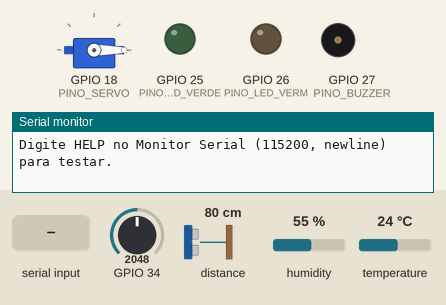
The sketch below on a simulated ESP32. On the bench: servo, output pins drawn as LEDs (lit = HIGH), buzzer (waves = sounding, pin HIGH), the last lines printed to the serial monitor. Dashed ring = blinking. Inputs (shaded band) come from the test bench; at power-on: distance to the obstacle 80 cm, GPIO 34 = 2048, humidity 55 %, temperature 24 °C (analog values on the 0–4095 scale). WiFi joins after 1.5 s; servers stay silent unless stated.

Above: at 1.5 s.
1.6 s: "START\n" received over Serial
At 4.1 s:
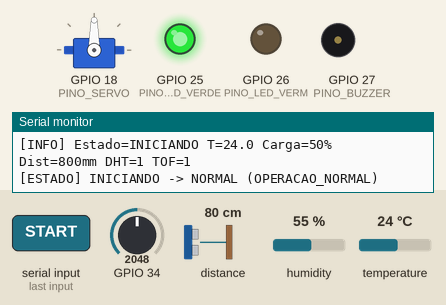
5.1 s: distance to the obstacle set to 14 cm
10.5 s: distance to the obstacle set to 11 cm
At 11.25 s:
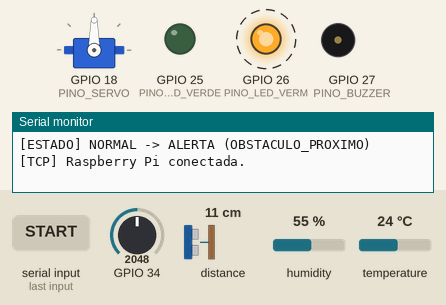
14.0 s: GPIO 34 set to 3828
17.5 s: GPIO 34 set to 3905
At 18.5 s:
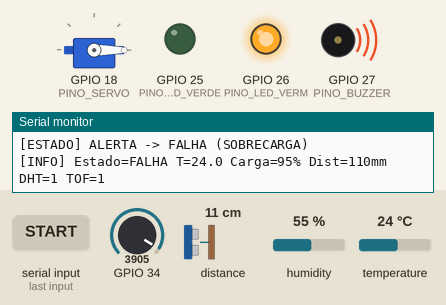
Timing chart, 0 to 20.5 s (numbered marks = the images above; inputs shaded):
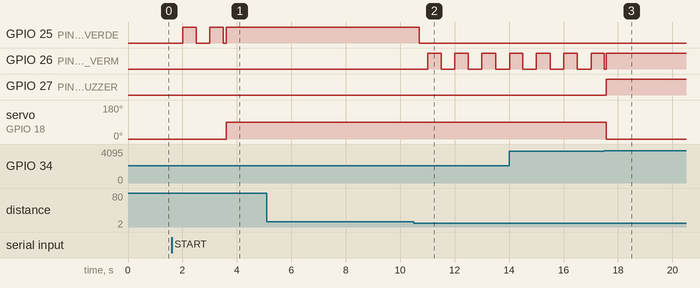

The sketch:

esp32_maquina_industrial.ino
```cpp
/*
 * SEL0630 - Maquina industrial simulada / ESP32 + Raspberry Pi Wi-Fi.
 * Compilar no Arduino IDE como "ESP32 Dev Module".
 * Veja README.md antes de energizar o servomotor.
 */
#include <Arduino.h>
#include "Config.h"
#include "Sensores.h"
#include "Atuadores.h"
#include "MaquinaEstados.h"
#include "Comunicacao.h"

Sensores sensores;
Atuadores atuadores;
MaquinaEstados maquina;
Comunicacao comunicacao;
String entradaSerial;
uint32_t ultimoLogMs = 0;

void comandoSerial(String linha, uint32_t agoraMs) {
  linha.trim();
  linha.toUpperCase();
  Leituras l = sensores.obter(agoraMs);
  ComandoMaquina cmd;
  bool ehComando = true;
  if      (linha == "START") cmd = ComandoMaquina::START;
  else if (linha == "STOP")  cmd = ComandoMaquina::STOP;
  else if (linha == "RESET") cmd = ComandoMaquina::RESET;
  else ehComando = false;

  if (ehComando) {
    ResultadoComando r = maquina.comando(cmd, l, agoraMs);
    Serial.printf("[SERIAL] %s: %s\n", linha.c_str(), nomeResultado(r));
    return;
  }
  if (linha.startsWith("SIM TEMP ")) {
    sensores.simularTemperatura(linha.substring(9).toFloat());
  } else if (linha.startsWith("SIM LOAD ")) {
    sensores.simularCarga(linha.substring(9).toInt());
  } else if (linha.startsWith("SIM DIST ")) {
    sensores.simularDistancia(linha.substring(9).toInt());
  } else if (linha == "SIM OFF") {
    sensores.desligarSimulacao();
  } else if (linha == "STATUS") {
    Serial.printf("[STATUS] %s, motivo=%s, temp=%.1f, umidade=%.1f, carga=%d%%, dist=%dmm, DHT=%d, TOF=%d, SIM=%d\n",
                  nomeEstado(maquina.estado()), maquina.motivo(), l.temperaturaC,
                  l.umidadePct, l.cargaPct, l.distanciaMm, l.dhtValido,
                  l.distanciaValida, sensores.simulacaoAtiva());
  } else if (linha == "HELP") {
    Serial.println("Comandos: START | STOP | RESET | STATUS | SIM TEMP 40 | SIM LOAD 80 | SIM DIST 80 | SIM OFF");
  } else if (linha.length()) {
    Serial.println("Comando desconhecido. Use HELP.");
  }
}

void lerSerial(uint32_t agoraMs) {
  while (Serial.available()) {
    const char c = static_cast<char>(Serial.read());
    if (c == '\n') {
      comandoSerial(entradaSerial, agoraMs);
      entradaSerial = "";
    } else if (c != '\r') {
      if (entradaSerial.length() < 80) entradaSerial += c;
      else entradaSerial = "";
    }
  }
}

void setup() {
  Serial.begin(115200);
  delay(300);
  Serial.println("\n=== Monitoramento industrial: ESP32 + Raspberry Pi ===");
  entradaSerial.reserve(90);
  atuadores.iniciar();
  sensores.iniciar();
  comunicacao.iniciar();
  Serial.println("Digite HELP no Monitor Serial (115200, newline) para testar.");
}

void loop() {
  uint32_t agoraMs = millis();
  const EstadoMaquina anterior = maquina.estado();
  sensores.atualizar(agoraMs);
  lerSerial(agoraMs);
  const Leituras l = sensores.obter(millis());
  maquina.atualizar(l, millis());
  // Rede e interface nao decidem os limites: apenas enviam comandos.
  comunicacao.atualizar(maquina, l, millis());
  atuadores.atualizar(maquina.estado(), millis());
  comunicacao.notificarTransicao(anterior, maquina);

  if (millis() - ultimoLogMs >= 3000) {
    ultimoLogMs = millis();
    Serial.printf("[INFO] Estado=%s T=%.1f Carga=%d%% Dist=%dmm DHT=%d TOF=%d\n",
                  nomeEstado(maquina.estado()), l.temperaturaC, l.cargaPct,
                  l.distanciaMm, l.dhtValido, l.distanciaValida);
  }
  delay(5);  // Cedencia ao agendador, nao como mecanismo de temporizacao.
}
```

Atuadores.cpp
```cpp
#include "Atuadores.h"
#include "Config.h"

void Atuadores::iniciar() {
  pinMode(Config::PINO_LED_VERDE, OUTPUT);
  pinMode(Config::PINO_LED_VERM, OUTPUT);
  pinMode(Config::PINO_BUZZER, OUTPUT);
  digitalWrite(Config::PINO_LED_VERDE, LOW);
  digitalWrite(Config::PINO_LED_VERM, LOW);
  digitalWrite(Config::PINO_BUZZER, LOW);
  servo_.setPeriodHertz(50);
  servo_.attach(Config::PINO_SERVO, 500, 2400);
  servo_.write(Config::SERVO_PARADO_GRAUS);
}

void Atuadores::atualizar(EstadoMaquina estado, uint32_t agoraMs) {
  if (estado != estadoAnterior_) {
    servo_.write((estado == EstadoMaquina::NORMAL || estado == EstadoMaquina::ALERTA)
                   ? Config::SERVO_ATIVO_GRAUS : Config::SERVO_PARADO_GRAUS);
    estadoAnterior_ = estado;
  }
  const bool piscar = (agoraMs / 500U) % 2U == 0U;
  const bool verde = estado == EstadoMaquina::NORMAL ||
                     (estado == EstadoMaquina::INICIANDO && piscar);
  const bool vermelho = estado == EstadoMaquina::FALHA ||
                        (estado == EstadoMaquina::ALERTA && piscar);
  digitalWrite(Config::PINO_LED_VERDE, verde ? HIGH : LOW);
  digitalWrite(Config::PINO_LED_VERM, vermelho ? HIGH : LOW);
  digitalWrite(Config::PINO_BUZZER, estado == EstadoMaquina::FALHA ? HIGH : LOW);
}
```

Atuadores.h
```cpp
#pragma once
#include <Arduino.h>
#include <ESP32Servo.h>
#include "MaquinaEstados.h"

class Atuadores {
public:
  void iniciar();
  void atualizar(EstadoMaquina estado, uint32_t agoraMs);
private:
  Servo servo_;
  EstadoMaquina estadoAnterior_ = EstadoMaquina::DESLIGADA;
};
```

Comunicacao.cpp
```cpp
#include "Comunicacao.h"

void Comunicacao::iniciar() {
  buffer_.reserve(240);
  WiFi.mode(WIFI_STA);
  WiFi.setAutoReconnect(true);
  WiFi.begin(Config::WIFI_SSID, Config::WIFI_SENHA);
  tentativaWifi_ = millis();
  Serial.println("[WIFI] Iniciando conexao. Maquina opera localmente mesmo offline.");
}

void Comunicacao::enviar(const String& linha) {
  if (cliente_.connected()) cliente_.print(linha + "\n");
}

void Comunicacao::enviarStatus(const MaquinaEstados& maquina, const Leituras& l, const char* tipo) {
  String s;
  s.reserve(220);
  s += tipo;
  s += "|STATE="; s += nomeEstado(maquina.estado());
  s += "|TEMP_C="; s += l.dhtValido ? String(l.temperaturaC, 1) : String("NA");
  s += "|HUM_PCT="; s += l.dhtValido ? String(l.umidadePct, 1) : String("NA");
  s += "|LOAD_PCT="; s += String(l.cargaPct);
  s += "|DIST_MM="; s += l.distanciaValida ? String(l.distanciaMm) : String("NA");
  s += "|DHT_OK="; s += String(l.dhtValido ? 1 : 0);
  s += "|TOF_OK="; s += String(l.distanciaValida ? 1 : 0);
  s += "|REASON="; s += maquina.motivo();
  enviar(s);
}

void Comunicacao::processarLinha(const String& linha, MaquinaEstados& maquina,
                                const Leituras& l, uint32_t agoraMs) {
  ultimaResposta_ = agoraMs;
  if (linha == "CMD|STATUS") {
    enviarStatus(maquina, l, "STATUS");
  } else if (linha == "CMD|START" || linha == "CMD|STOP" || linha == "CMD|RESET") {
    const String nome = linha.substring(4);
    const ComandoMaquina comando = nome == "START" ? ComandoMaquina::START :
                                   nome == "STOP" ? ComandoMaquina::STOP : ComandoMaquina::RESET;
    const ResultadoComando resultado = maquina.comando(comando, l, agoraMs);
    enviar(String(resultado == ResultadoComando::OK ? "ACK|" : "NACK|") +
           nome + "|" + nomeResultado(resultado));
  } else if (linha == "HELLO|RPI") {
    Serial.println("[TCP] Mensagem inicial da Raspberry Pi recebida.");
  } else if (linha.startsWith("PONG|")) {
    // Heartbeat recebido. O numero de sequencia e informativo neste prototipo.
  } else {
    enviar("NACK|COMANDO|DESCONHECIDO");
  }
}

void Comunicacao::atualizar(MaquinaEstados& maquina, const Leituras& l, uint32_t agoraMs) {
  if (WiFi.status() != WL_CONNECTED) {
    if (wifiConectadoAnterior_) {
      Serial.println("[WIFI] Conexao perdida.");
      cliente_.stop();
      wifiConectadoAnterior_ = false;
    }
    if (agoraMs - tentativaWifi_ > 10000) {
      tentativaWifi_ = agoraMs;
      WiFi.reconnect();
    }
    return;
  }
  if (!wifiConectadoAnterior_) {
    wifiConectadoAnterior_ = true;
    tentativaTcp_ = agoraMs - 3000;
    Serial.printf("[WIFI] Conectado. IP: %s\n", WiFi.localIP().toString().c_str());
  }
  if (!cliente_.connected()) {
    cliente_.stop();
    buffer_ = "";
    if (agoraMs - tentativaTcp_ >= 3000) {
      tentativaTcp_ = agoraMs;
      IPAddress ip(Config::IP_RPI[0], Config::IP_RPI[1],
                   Config::IP_RPI[2], Config::IP_RPI[3]);
      // Timeout limitado: conexao com Linux nao deve atrasar controle indefinidamente.
      if (cliente_.connect(ip, Config::PORTA_TCP, 400)) {
        ultimaResposta_ = millis();
        ultimaTelemetria_ = millis() - Config::PERIODO_TELEMETRIA_MS;
        ultimoPing_ = millis();
        Serial.println("[TCP] Raspberry Pi conectada.");
      }
    }
    return;
  }
  size_t bytesLidos = 0;
  while (cliente_.available() && bytesLidos++ < 256) {
    const char ch = static_cast<char>(cliente_.read());
    if (ch == '\n') {
      buffer_.trim();
      if (buffer_.length()) processarLinha(buffer_, maquina, l, millis());
      buffer_ = "";
    } else if (ch != '\r') {
      if (buffer_.length() >= 200) {
        Serial.println("[TCP] Mensagem longa. Desconectando.");
        cliente_.stop();
        return;
      }
      buffer_ += ch;
    }
  }
  if (agoraMs - ultimaTelemetria_ >= Config::PERIODO_TELEMETRIA_MS) {
    ultimaTelemetria_ = agoraMs;
    enviarStatus(maquina, l, "DATA");
  }
  if (agoraMs - ultimoPing_ >= Config::PERIODO_PING_MS) {
    ultimoPing_ = agoraMs;
    enviar("PING|" + String(++seqPing_) + "|" + String(agoraMs));
  }
  if (agoraMs - ultimaResposta_ >= 12000) {
    Serial.println("[TCP] Sem resposta: reconectando.");
    cliente_.stop();
  }
}

void Comunicacao::notificarTransicao(EstadoMaquina anterior, const MaquinaEstados& maquina) {
  if (anterior == maquina.estado()) return;
  Serial.printf("[ESTADO] %s -> %s (%s)\n", nomeEstado(anterior),
                nomeEstado(maquina.estado()), maquina.motivo());
  enviar(String("EVENT|STATE|") + nomeEstado(anterior) + "|" +
         nomeEstado(maquina.estado()) + "|" + maquina.motivo());
}
```

Comunicacao.h
```cpp
#pragma once
#include <WiFi.h>
#include "MaquinaEstados.h"
#include "Config.h"

class Comunicacao {
public:
  void iniciar();
  void atualizar(MaquinaEstados& maquina, const Leituras& leituras, uint32_t agoraMs);
  void notificarTransicao(EstadoMaquina anterior, const MaquinaEstados& maquina);
private:
  WiFiClient cliente_;
  String buffer_;
  bool wifiConectadoAnterior_ = false;
  uint32_t tentativaWifi_ = 0;
  uint32_t tentativaTcp_ = 0;
  uint32_t ultimoPing_ = 0;
  uint32_t ultimaTelemetria_ = 0;
  uint32_t ultimaResposta_ = 0;
  uint32_t seqPing_ = 0;
  void enviar(const String& linha);
  void processarLinha(const String& linha, MaquinaEstados& maquina,
                      const Leituras& leituras, uint32_t agoraMs);
  void enviarStatus(const MaquinaEstados& maquina, const Leituras& l, const char* tipo);
};
```

MaquinaEstados.cpp
```cpp
#include "MaquinaEstados.h"
#include "ConfigLimites.h"

const char* nomeEstado(EstadoMaquina estado) {
  switch (estado) {
    case EstadoMaquina::DESLIGADA: return "DESLIGADA";
    case EstadoMaquina::INICIANDO: return "INICIANDO";
    case EstadoMaquina::NORMAL: return "NORMAL";
    case EstadoMaquina::ALERTA: return "ALERTA";
    case EstadoMaquina::FALHA: return "FALHA";
  }
  return "DESCONHECIDO";
}

const char* nomeResultado(ResultadoComando resultado) {
  switch (resultado) {
    case ResultadoComando::OK: return "OK";
    case ResultadoComando::ESTADO_INVALIDO: return "ESTADO_INVALIDO";
    case ResultadoComando::SENSORES_INDISPONIVEIS: return "SENSORES_INDISPONIVEIS";
    case ResultadoComando::CONDICAO_INSEGURA: return "CONDICAO_INSEGURA";
  }
  return "ERRO";
}

void MaquinaEstados::entrar(EstadoMaquina novoEstado, const char* motivo, uint32_t agoraMs) {
  if (novoEstado == estado_) return;
  estado_ = novoEstado;
  inicioEstadoMs_ = agoraMs;
  motivo_ = motivo;
}

MaquinaEstados::Nivel MaquinaEstados::avaliar(const Leituras& l, const char*& motivo) {
  // Uma leitura com validade expirada nao e considerada segura para operar.
  if (!l.dhtValido || !l.distanciaValida) {
    motivo = "SENSOR_INDISPONIVEL";
    return Nivel::FALHA;
  }
  if (l.temperaturaC >= Limites::TEMP_FALHA_C) {
    motivo = "SOBRETEMPERATURA";
    return Nivel::FALHA;
  }
  if (l.cargaPct >= Limites::CARGA_FALHA_PCT) {
    motivo = "SOBRECARGA";
    return Nivel::FALHA;
  }
  if (l.distanciaMm <= Limites::DIST_FALHA_MM) {
    motivo = "OBSTACULO_CRITICO";
    return Nivel::FALHA;
  }
  if (l.temperaturaC >= Limites::TEMP_ALERTA_C) {
    motivo = "TEMPERATURA_ELEVADA";
    return Nivel::ALERTA;
  }
  if (l.cargaPct >= Limites::CARGA_ALERTA_PCT) {
    motivo = "CARGA_ELEVADA";
    return Nivel::ALERTA;
  }
  if (l.distanciaMm <= Limites::DIST_ALERTA_MM) {
    motivo = "OBSTACULO_PROXIMO";
    return Nivel::ALERTA;
  }
  motivo = "OPERACAO_NORMAL";
  return Nivel::OK;
}

bool MaquinaEstados::recuperado(const Leituras& l) {
  return l.dhtValido && l.distanciaValida &&
         l.temperaturaC < Limites::TEMP_RETORNO_C &&
         l.cargaPct < Limites::CARGA_RETORNO_PCT &&
         l.distanciaMm > Limites::DIST_RETORNO_MM;
}

ResultadoComando MaquinaEstados::comando(ComandoMaquina cmd,
                                        const Leituras& l, uint32_t agoraMs) {
  if (cmd == ComandoMaquina::START) {
    if (estado_ != EstadoMaquina::DESLIGADA)
      return ResultadoComando::ESTADO_INVALIDO;
    if (!l.dhtValido || !l.distanciaValida)
      return ResultadoComando::SENSORES_INDISPONIVEIS;
    if (!recuperado(l))
      return ResultadoComando::CONDICAO_INSEGURA;
    entrar(EstadoMaquina::INICIANDO, "COMANDO_START", agoraMs);
    return ResultadoComando::OK;
  }
  if (cmd == ComandoMaquina::STOP) {
    // FALHA e travada: STOP nao remove o motivo da falha.
    if (estado_ == EstadoMaquina::FALHA)
      return ResultadoComando::ESTADO_INVALIDO;
    entrar(EstadoMaquina::DESLIGADA, "COMANDO_STOP", agoraMs);
    return ResultadoComando::OK;
  }
  if (cmd == ComandoMaquina::RESET) {
    if (estado_ != EstadoMaquina::FALHA)
      return ResultadoComando::ESTADO_INVALIDO;
    if (!l.dhtValido || !l.distanciaValida)
      return ResultadoComando::SENSORES_INDISPONIVEIS;
    if (!recuperado(l))
      return ResultadoComando::CONDICAO_INSEGURA;
    entrar(EstadoMaquina::DESLIGADA, "COMANDO_RESET", agoraMs);
    return ResultadoComando::OK;
  }
  return ResultadoComando::ESTADO_INVALIDO;
}

void MaquinaEstados::atualizar(const Leituras& l, uint32_t agoraMs) {
  if (estado_ == EstadoMaquina::DESLIGADA || estado_ == EstadoMaquina::FALHA) return;

  const char* motivo;
  const Nivel nivel = avaliar(l, motivo);
  if (nivel == Nivel::FALHA) {
    entrar(EstadoMaquina::FALHA, motivo, agoraMs);
    return;
  }

  if (estado_ == EstadoMaquina::INICIANDO) {
    if (agoraMs - inicioEstadoMs_ >= Limites::TEMPO_INICIO_MS) {
      entrar(nivel == Nivel::ALERTA ? EstadoMaquina::ALERTA : EstadoMaquina::NORMAL,
             motivo, agoraMs);
    }
    return;
  }
  if (estado_ == EstadoMaquina::NORMAL && nivel == Nivel::ALERTA) {
    entrar(EstadoMaquina::ALERTA, motivo, agoraMs);
  } else if (estado_ == EstadoMaquina::ALERTA && recuperado(l)) {
    entrar(EstadoMaquina::NORMAL, "CONDICOES_NORMALIZADAS", agoraMs);
  }
}
```

MaquinaEstados.h
```cpp
#pragma once
#include <cstdint>

// Nucleo de controle propositalmente independente de Arduino/Wi-Fi:
// pode ser testado por um programa C++ em um computador.
enum class EstadoMaquina : uint8_t {
  DESLIGADA, INICIANDO, NORMAL, ALERTA, FALHA
};

enum class ComandoMaquina : uint8_t { START, STOP, RESET };

enum class ResultadoComando : uint8_t {
  OK, ESTADO_INVALIDO, SENSORES_INDISPONIVEIS, CONDICAO_INSEGURA
};

struct Leituras {
  float temperaturaC = 0.0f;
  float umidadePct = 0.0f;
  int cargaPct = 0;
  int distanciaMm = 0;
  bool dhtValido = false;
  bool distanciaValida = false;
};

const char* nomeEstado(EstadoMaquina estado);
const char* nomeResultado(ResultadoComando resultado);

class MaquinaEstados {
public:
  EstadoMaquina estado() const { return estado_; }
  const char* motivo() const { return motivo_; }
  ResultadoComando comando(ComandoMaquina comando, const Leituras& leituras,
                           uint32_t agoraMs);
  void atualizar(const Leituras& leituras, uint32_t agoraMs);

private:
  enum class Nivel { OK, ALERTA, FALHA };
  EstadoMaquina estado_ = EstadoMaquina::DESLIGADA;
  uint32_t inicioEstadoMs_ = 0;
  const char* motivo_ = "INICIALIZACAO";

  static Nivel avaliar(const Leituras& leituras, const char*& motivo);
  static bool recuperado(const Leituras& leituras);
  void entrar(EstadoMaquina novoEstado, const char* motivo, uint32_t agoraMs);
};
```

Sensores.h
```cpp
#pragma once
#include <Arduino.h>
#include <DHT.h>
#include <Wire.h>
#include "Config.h"
#include "MaquinaEstados.h"

#if MODELO_VL53L1X
  #include <VL53L1X.h>
#else
  #include <VL53L0X.h>
#endif

class Sensores {
public:
  void iniciar();
  void atualizar(uint32_t agoraMs);
  Leituras obter(uint32_t agoraMs) const;

  // Sobrescreve valores apenas para teste no Monitor Serial.
  void simularTemperatura(float celsius);
  void simularCarga(int porcentagem);
  void simularDistancia(int milimetros);
  void desligarSimulacao();
  bool simulacaoAtiva() const { return simTemp_ || simCarga_ || simDist_; }

private:
  DHT dht_{Config::PINO_DHT, DHT11};
#if MODELO_VL53L1X
  VL53L1X tof_;
#else
  VL53L0X tof_;
#endif
  bool tofInicializado_ = false;
  float temperaturaC_ = 0.0f;
  float umidadePct_ = 0.0f;
  int distanciaMm_ = 0;
  int cargaPct_ = 0;
  bool dhtJaLeu_ = false;
  bool tofJaLeu_ = false;
  uint32_t ultimaLeituraDht_ = 0;
  uint32_t ultimaLeituraTof_ = 0;
  uint32_t tentativaDht_ = 0;
  uint32_t tentativaTof_ = 0;
  uint32_t tentativaPot_ = 0;
  bool simTemp_ = false;
  bool simCarga_ = false;
  bool simDist_ = false;
  float tempSimC_ = 0.0f;
  int cargaSimPct_ = 0;
  int distSimMm_ = 0;
};
```

ConfigLimites.h
```cpp
#pragma once
#include <cstdint>

// Configuracoes do comportamento da maquina, sem dependencias Arduino.
// Valores APENAS didaticos; calibrar antes de qualquer uso fisico.
namespace Limites {
constexpr uint32_t TEMPO_INICIO_MS = 2000;
constexpr float TEMP_ALERTA_C = 35.0f;
constexpr float TEMP_FALHA_C = 45.0f;
constexpr float TEMP_RETORNO_C = 33.0f;
constexpr int CARGA_ALERTA_PCT = 75;
constexpr int CARGA_FALHA_PCT = 95;
constexpr int CARGA_RETORNO_PCT = 68;
constexpr int DIST_ALERTA_MM = 120;
constexpr int DIST_FALHA_MM = 50;
constexpr int DIST_RETORNO_MM = 150;
}
```

Source omitted: Sensores.cpp (2708 bytes), Config.h (1484 bytes)

Measured:
- the behaviour switches between 13 and 12 cm on distance to the obstacle (found by bisection; images 1 and 2)
- the behaviour switches between 3869 and 3870 on GPIO 34 (found by bisection; images 2 and 3)
- after the input at 1.6 s, GPIO 25 (PINO_LED_VERDE): goes HIGH 0.50 s, LOW 0.50 s, HIGH 0.50 s, LOW 0.10 s, then HIGH, starting after 0.40 s; servo on GPIO 18 (PINO_SERVO): 0° → 90° after 2.0 s
- after the input at 10.5 s, GPIO 25 (PINO_LED_VERDE): HIGH → LOW after 0.20 s; GPIO 26 (PINO_LED_VERM): alternates HIGH for 0.50 s and LOW for 0.50 s, starting after 0.51 s
- after the input at 17.5 s, GPIO 27 (PINO_BUZZER): LOW → HIGH after 0.08 s; servo on GPIO 18 (PINO_SERVO): 90° → 0° after 0.08 s
